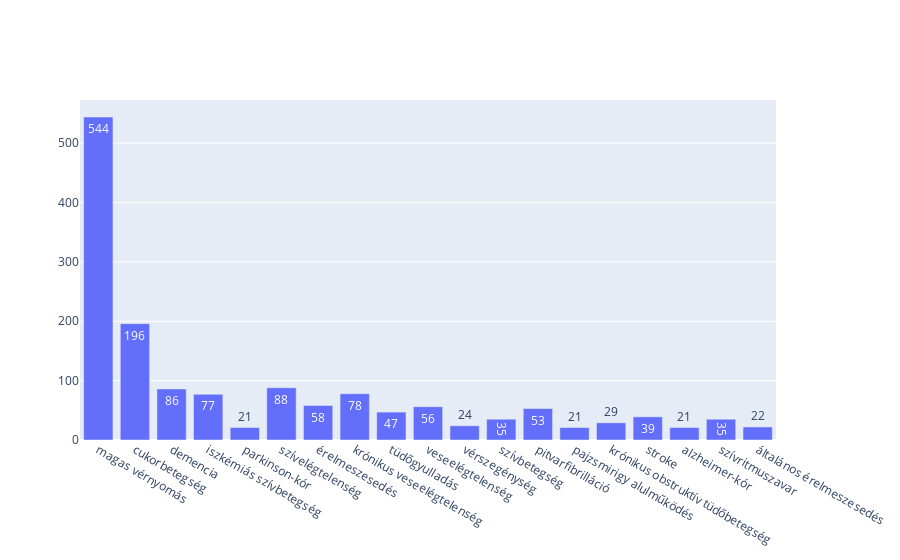

Write notebook code for a chart like this one.
### Code cell
json_file = r'elhunytak.json'

class Megboldogult:
    def __init__(self, sor, nem, kor, ab):
        self.sorszam = sor
        self.nem = nem
        self.kor = kor
        self.alapbetegseg = ab

with open(json_file) as json_data:
    data = json.load(json_data)
    
elhunytak = [Megboldogult(e['Sorszam'], e['Nem'], e['Kor'], e['Alapbetegsegek']) for e in data]
alapbetegsegek = []
for e in elhunytak:
    for ab in e.alapbetegseg.split(","):
        alapbetegsegek.append(ab.strip().lower())

class BetegsegGyakorisag(dict):
    def __missing__(self, key):
        return False 

betegsegGyakorisag = BetegsegGyakorisag()
        
for betegseg in alapbetegsegek:
    if(betegsegGyakorisag[betegseg]):
        betegsegGyakorisag[betegseg] += 1
    else:
        betegsegGyakorisag[betegseg] = 1

gyakoriBetegsegek = {}
for elem in betegsegGyakorisag.items():
    if ("átü" in elem[0] or "tran" in elem[0]):
        print(elem)
    if(elem[1] > 20):
        gyakoriBetegsegek[elem[0]] = elem[1]
        

        
gyakoriBetegsegek = {'betegseg': gyakoriBetegsegek.keys(), 'fi': gyakoriBetegsegek.values()}
#fig = px.bar(gyakoriBetegsegek, x='betegseg', y='fi')
#fig.show()
x_teng = list(gyakoriBetegsegek['betegseg'])
y_teng = list(gyakoriBetegsegek['fi'])
fig = go.Figure(data=[go.Bar(
            x=x_teng, y=y_teng,
            text=y_teng,
            textposition='auto',
        )])

fig.show()

### Figure 1 — Plotly figure (JSON) as saved in the notebook; plotly's stock layout.template omitted (floating-point values rounded to 4 significant figures)
{"data": [{"text": ["544", "196", "86", "77", "21", "88", "58", "78", "47", "56", "24", "35", "53", "21", "29", "39", "21", "35", "22"], "textposition": "auto", "type": "bar", "x": ["magas vérnyomás", "cukorbetegség", "demencia", "iszkémiás szívbetegség", "parkinson-kór", "szívelégtelenség", "érelmeszesedés", "krónikus veseelégtelenség", "tüdőgyulladás", "veseelégtelenség", "vérszegénység", "szívbetegség", "pitvarfibrilláció", "pajzsmirigy alulműködés", "krónikus obstruktív tüdőbetegség", "stroke", "alzheimer-kór", "szívritmuszavar", "általános érelmeszesedés"], "y": [544, 196, 86, 77, 21, 88, 58, 78, 47, 56, 24, 35, 53, 21, 29, 39, 21, 35, 22]}], "layout": {"autosize": true, "xaxis": {"autorange": true, "range": [-0.5, 18.5], "type": "category"}, "yaxis": {"autorange": true, "range": [0, 572.6], "type": "linear"}}}
